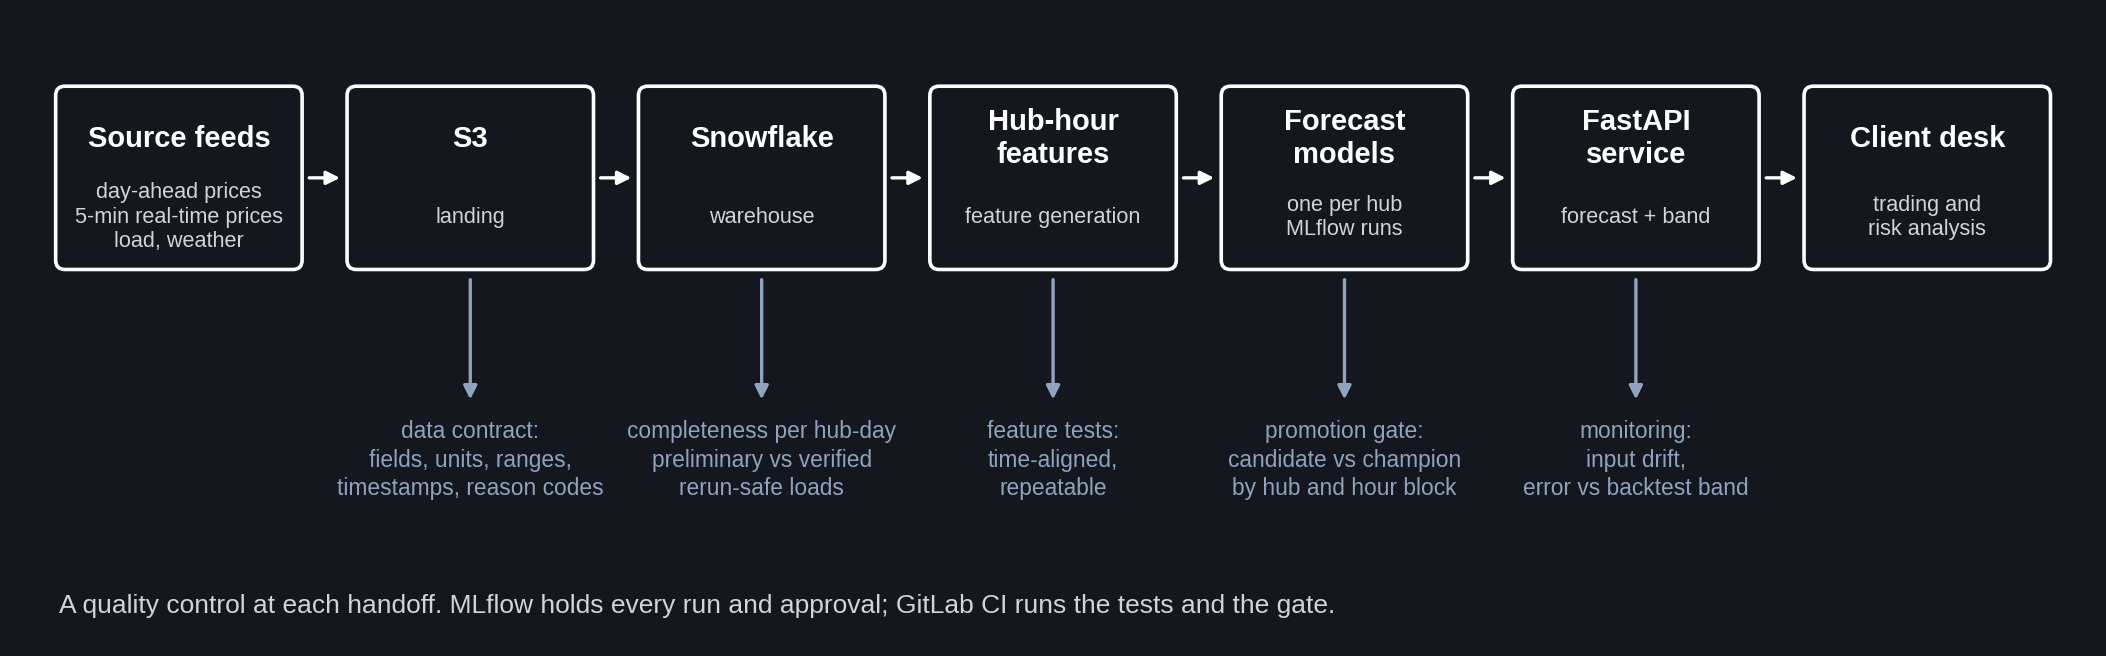

Recreate this plot in Python.
"""slide 4: the platform, and the quality control at each handoff.

run from the repository root: python diagrams/slide04_platform.py  -> diagrams/slide04_platform.png
plain matplotlib, dark background to match the deck. no data, just the shape of the system.
"""
import os
import matplotlib
matplotlib.use("Agg")
import matplotlib.pyplot as plt
from matplotlib.patches import FancyBboxPatch

BG, FG, DIM, ACC = "#14171D", "#FFFFFF", "#D0D4DB", "#8FA3BF"
plt.rcParams["font.family"] = ["Liberation Sans", "Arial", "DejaVu Sans"]  # liberation sans is metric-compatible with arial

stages = [
    ("Source feeds", "day-ahead prices\n5-min real-time prices\nload, weather"),
    ("S3", "landing"),
    ("Snowflake", "warehouse"),
    ("Hub-hour\nfeatures", "feature generation"),
    ("Forecast\nmodels", "one per hub\nMLflow runs"),
    ("FastAPI\nservice", "forecast + band"),
    ("Client desk", "trading and\nrisk analysis"),
]
checks = [
    None,
    "data contract:\nfields, units, ranges,\ntimestamps, reason codes",
    "completeness per hub-day\npreliminary vs verified\nrerun-safe loads",
    "feature tests:\ntime-aligned,\nrepeatable",
    "promotion gate:\ncandidate vs champion\nby hub and hour block",
    "monitoring:\ninput drift,\nerror vs backtest band",
    None,
]

fig, ax = plt.subplots(figsize=(13.33, 4.0), dpi=200)
fig.patch.set_facecolor(BG); ax.set_facecolor(BG); ax.set_xlim(0, 13.33); ax.set_ylim(0, 4.0); ax.axis("off")

n = len(stages); w, h, gap = 1.55, 1.15, (13.33 - 0.5 - n * 1.55) / (n - 1)
y = 2.4
for i, (name, sub) in enumerate(stages):
    x = 0.25 + i * (w + gap)
    ax.add_patch(FancyBboxPatch((x, y), w, h, boxstyle="round,pad=0.02,rounding_size=0.06", fc=BG, ec=FG, lw=1.3))
    ax.text(x + w / 2, y + h - 0.32, name, ha="center", va="center", color=FG, fontsize=10.5, fontweight="bold")
    ax.text(x + w / 2, y + 0.32, sub, ha="center", va="center", color=DIM, fontsize=7.8)
    if i < n - 1:
        ax.annotate("", xy=(x + w + gap - 0.03, y + h / 2), xytext=(x + w + 0.03, y + h / 2), arrowprops=dict(arrowstyle="-|>", color=FG, lw=1.2))
    if checks[i]:
        ax.annotate("", xy=(x + w / 2, y - 0.9), xytext=(x + w / 2, y - 0.05), arrowprops=dict(arrowstyle="-|>", color=ACC, lw=1.2))
        ax.text(x + w / 2, y - 1.0, checks[i], ha="center", va="top", color=ACC, fontsize=8.2, linespacing=1.3)

ax.text(0.25, 0.12, "A quality control at each handoff. MLflow holds every run and approval; GitLab CI runs the tests and the gate.", color=DIM, fontsize=9.5, va="bottom")
OUT = os.path.join(os.path.dirname(os.path.abspath(__file__)), "slide04_platform.png")
fig.savefig(OUT, facecolor=BG, bbox_inches="tight", pad_inches=0.1)
print("wrote", OUT)
